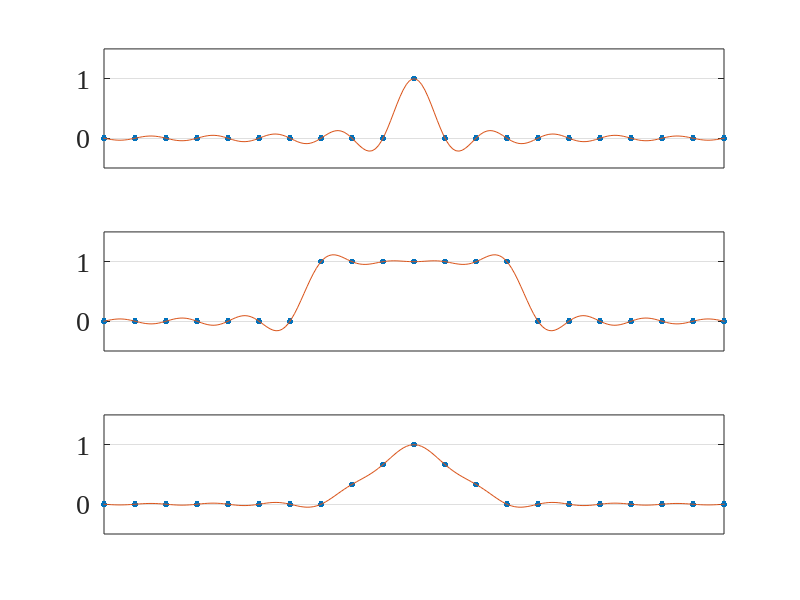

Source code (MATLAB): (Note: this script raises an error after producing the figure.)
% p3.m - band-limited interpolation  
h = 1; xmax = 10; clf
x = -xmax:h:xmax; % computational grid 
xx = -xmax-h/20:h/10:xmax+h/20; % plotting grid 

figure('Position',[100 100 800 500]); % 调大图像窗口

for plt = 1:3
    subplot(3,1,plt)
    switch plt
        case 1, v = (x==0); % delta function
        case 2, v = (abs(x)<=3); % square wave
        case 3, v = max(0,1-abs(x)/3); % hat function
    end
    plot(x,v,'.','markersize',14), grid on
    p = zeros(size(xx));
    for i = 1:length(x)
        p = p + v(i)*sin(pi*(xx-x(i))/h)./(pi*(xx-x(i))/h);
    end
    line(xx,p,'linewidth',.7), axis([-xmax xmax -.5 1.5])
    set(gca,'xtick',[],'ytick',[0 1])
    set(gca,'FontName','Times New Roman','FontSize',20)
end

% 设置整体标题
sgtitle('Band-limited Interpolation','FontName','Times New Roman','FontSize',20)
saveas(gcf,'p3.png')